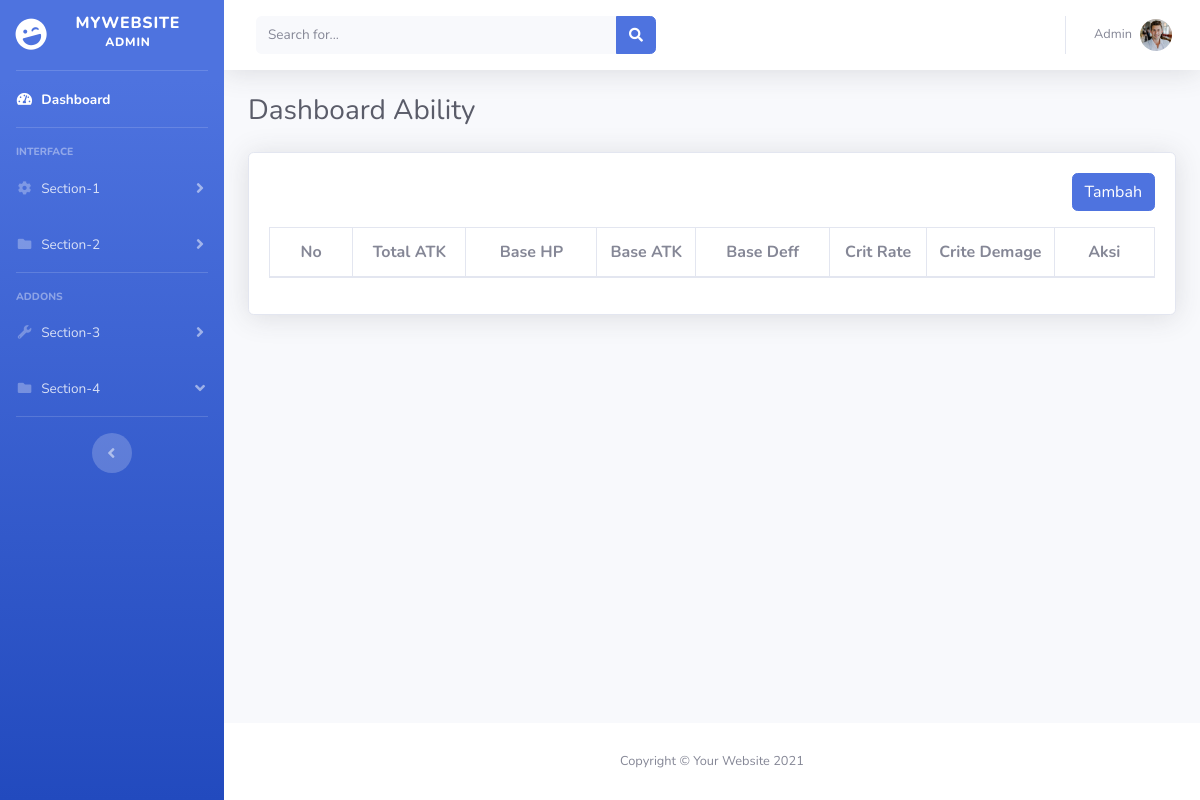
/admin/ability.php, run on an earlier commit of the app's database.
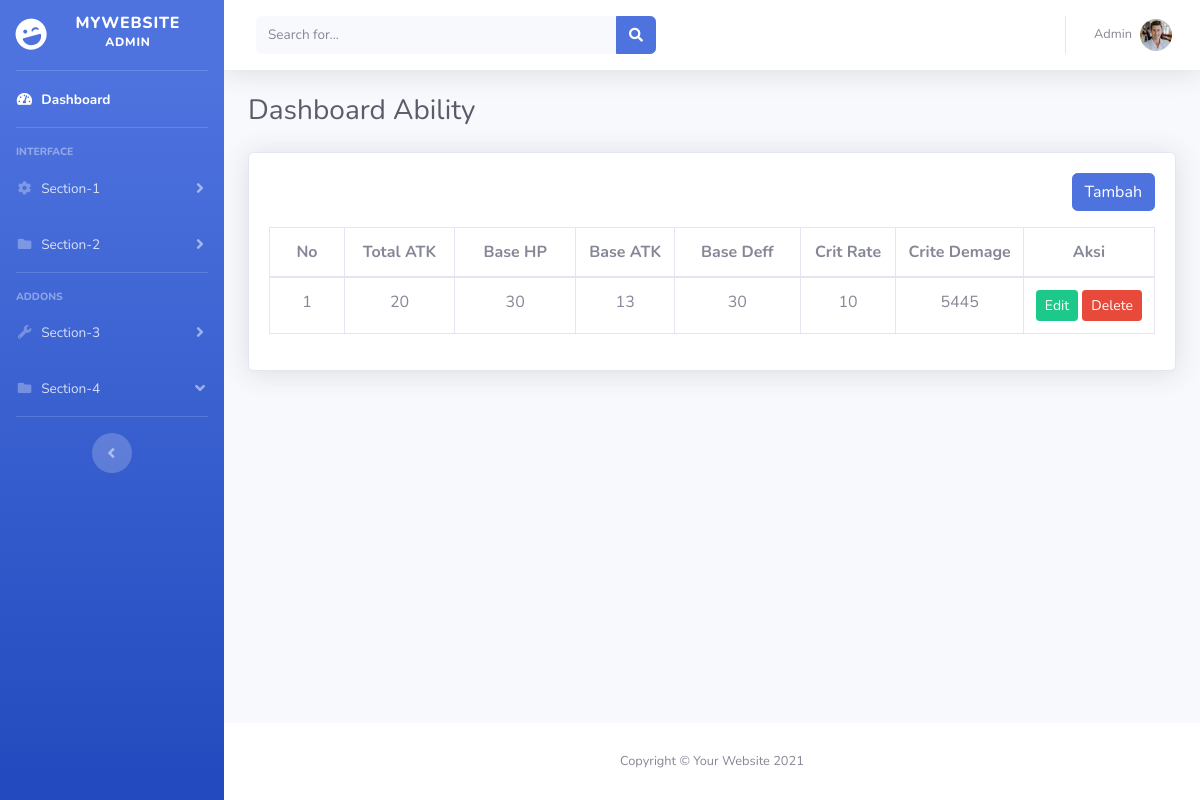
And on a later commit of the database.
### tables this page shows
CREATE TABLE `ability` (
  `id` int(11) NOT NULL,
  `atk` varchar(100) NOT NULL,
  `base_hp` varchar(100) NOT NULL,
  `base_atk` varchar(100) NOT NULL,
  `base_deff` varchar(100) NOT NULL,
  `crit_rate` varchar(100) NOT NULL,
  `crit_dmg` varchar(100) NOT NULL,
  `create_at` timestamp NOT NULL DEFAULT current_timestamp()
);

### admin/ability.php (the view, shortened to what this page needs)
<?php
include 'database/db.php';
$queryability = mysqli_query($conn, "SELECT * FROM Ability");
?>
<!DOCTYPE html>
<html lang="en">
<head>
    <link rel="stylesheet" href="css/sb-admin-2.css">
    <?php include 'layout/css.php' ?>
</head>
<body id="page-top">
    <div id="wrapper">
        <?php include 'layout/sidebar.php' ?>
        <div id="content-wrapper" class="d-flex flex-column">
            <div id="content">
                <?php include 'layout/navbar.php' ?>
                <div class="container-fluid">
                    <div class="d-sm-flex align-items-center justify-content-between mb-4">
                        <h1 class="h3 mb-0 text-gray-800">Dashboard Ability</h1>
                    </div>
                    <div class="card  shadow mb-4">
                        <div class="card-body">
                            <div align="right" class="mb-3">
                                <a href="tambah-ability.php" class="btn btn-primary">Tambah</a>
                            </div>
                            <div class="table-responsive">
                                <table class="table table-bordered" width="100%">
                                    <thead>
                                        <tr>
                                            <th>No</th>
                                            <th>Total ATK</th>
                                            <th>Base HP</th>
                                            <th>Base ATK</th>
                                            <th>Base Deff</th>
                                            <th>Crit Rate</th>
                                            <th>Crite Demage </th>
                                            <th>Aksi</th>
                                        </tr>
                                    </thead>
                                    <tbody>
                                        <?php $no = 1;
                                        while ($rowability = mysqli_fetch_assoc($queryability)) { ?>
                                            <tr>
                                                <td><?php echo $no++ ?></td>
                                                <td><?php echo $rowability['atk'] ?></td>
                                                <td><?php echo $rowability['base_atk'] ?></td>
                                                <td><?php echo $rowability['base_hp'] ?></td>
                                                <td><?php echo $rowability['base_deff'] ?></td>
                                                <td><?php echo $rowability['crit_rate'] ?></td>
                                                <td><?php echo $rowability['crit_dmg'] ?></td>
                                                <td>
                                                    <a href="tambah-ability.php?edit=<?php echo $rowability['id'] ?>" class="btn btn-success btn-sm">
                                                        <span class="tf-icon bx bx-pencil bx-18px ">Edit</span>
                                                    </a>
                                                    <a onclick="return confirm('Apakah anda yakin akan menghapus data ini??')"
                                                        href="ability.php?delete=<?php echo $rowability['id'] ?>" class="btn btn-danger btn-sm">
                                                        <span class="tf-icon bx bx-trash bx-18px ">Delete</span>
                                                    </a>
                                                </td>
                                            </tr>
                                        <?php } ?>
                                    </tbody>
                                </table>
                            </div>
                        </div>
                    </div>
                </div>
            </div>
            <?php include 'layout/footer.php' ?>
        </div>
    </div>
</body>
</html>

What changed in the data, as far as the page shows it:
added ability: atk "20", base_atk "30", base_hp "13", base_deff "30", crit_rate "10", crit_dmg "5445"
